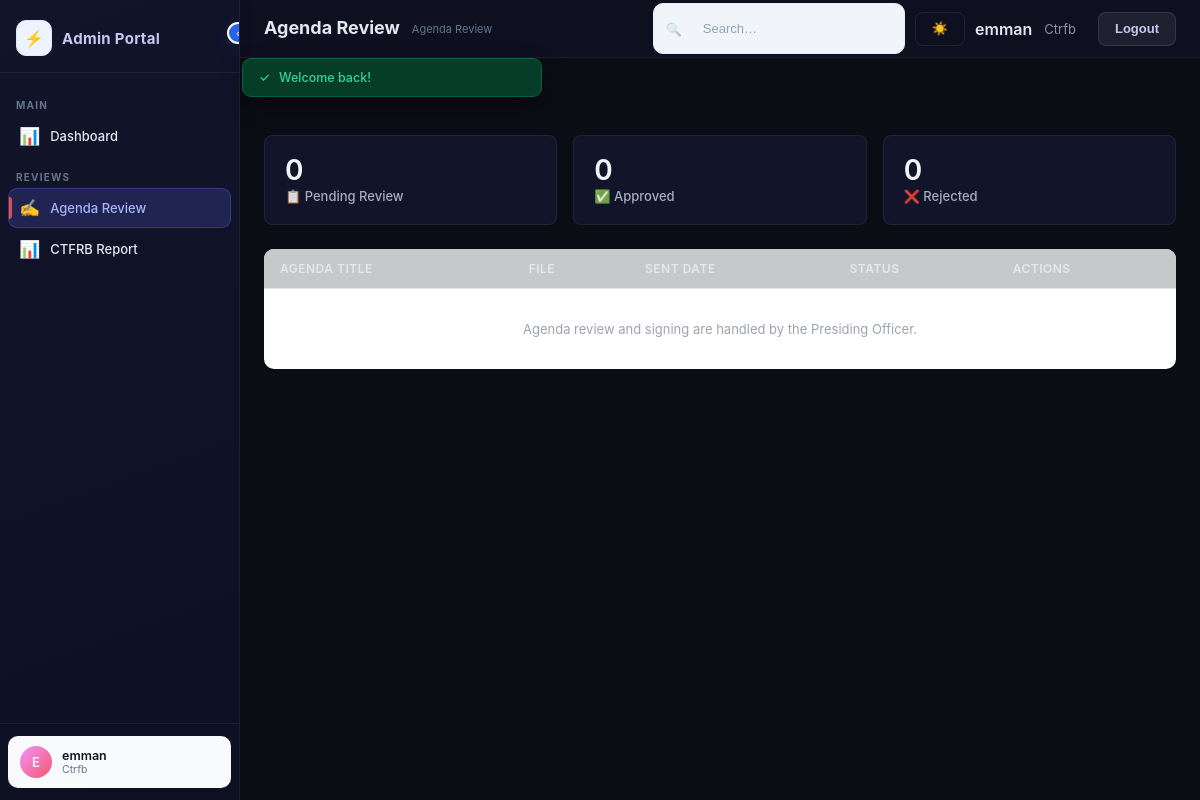
Screenshot of /index.php?page=ctrfb (signed in) with the database file from the repository.
### tables this page shows
CREATE TABLE `users` (
  `id` varchar(32) NOT NULL,
  `name` varchar(255) NOT NULL,
  `email` varchar(255) NOT NULL,
  `password` varchar(255) NOT NULL,
  `role` varchar(50) NOT NULL,
  `status` varchar(50) NOT NULL,
  `notes` text DEFAULT NULL,
  `created_at` datetime(6) NOT NULL,
  `notifications` text DEFAULT NULL,
  `is_council_member` tinyint(1) NOT NULL DEFAULT 0,
  `email_notifications_enabled` tinyint(1) NOT NULL DEFAULT 1
);

### app/views/layout.php (the view, shortened to what the rows shown need)
<?php
function esc($value): string
{
    return htmlspecialchars((string)$value, ENT_QUOTES, 'UTF-8');
}
?>
<!DOCTYPE html>
<html lang="en">
<head>
<link rel="stylesheet" href="public/assets/style.css?v=<?= (int)@filemtime(dirname(__DIR__, 2) . '/public/assets/style.css') ?>" />
</head>
<body data-page="<?= esc($page) ?>">
<div id="app">
  <div id="sidebar">
    <div class="sb-foot">
      <?php $__displayName = $currentUser['name'] ?? 'Guest'; $__displayRole = $currentUser['role'] ?? 'visitor'; ?>
      <div class="admin-card">
        <div class="avatar" style="background:linear-gradient(135deg,#f093fb,#f5576c)"><?= esc(mb_strtoupper(mb_substr($__displayName, 0, 1))) ?></div>
        <div class="admin-text">
          <div class="admin-name-txt"><?= esc($__displayName) ?></div>
          <div class="admin-role-txt"><?= esc(ucfirst($__displayRole)) ?></div>
        </div>
      </div>
    </div>
  </div>
  <div id="main">
    <div class="topbar">
      <div class="topbar-right">
        <?php if (!empty($currentUser)): ?>
          <div class="user-info" style="display:flex;align-items:center;gap:12px;margin-right:12px">
            <div class="user-name" style="font-weight:600"><?= esc($currentUser['name'] ?? 'User') ?></div>
            <div class="user-role" style="opacity:.6;font-size:13px"><?= esc(ucfirst($currentUser['role'] ?? 'user')) ?></div>
          </div>
          <form method="post" action="index.php" style="margin:0">
            <button type="submit" class="btn btn-secondary">Logout</button>
          </form>
      <?php endif; ?>
      </div>
    </div>
    <div id="content">
      <?php $viewPage = $page === 'legislative-audit-trail' ? 'legislative-ledger' : $page; include __DIR__ . '/' . $viewPage . '.php'; ?>
    </div>
  </div>
</div>
</body>
</html>

### app/views/ctrfb.php (shortened to what the rows shown need)
<?php
$userAgendas = ($currentUser['role'] ?? '') === 'presiding officer'
  ? array_filter($agendas ?? [], fn($a) => isAgendaRecipient($a, $currentUser['id'] ?? ''))
  : [];
?>
<div id="pg-ctrfb" class="page active">
  <div style="display:grid;grid-template-columns:1fr 1fr 1fr;gap:16px;margin-bottom:24px">
    <div class="stat-card">
      <div class="stat-val"><?= count(array_filter($userAgendas ?? [], fn($a) => ($a['approval_status'] ?? '') === 'sent_to_officer')) ?></div>
      <div class="stat-lbl">📋 Pending Review</div>
    </div>
    <div class="stat-card">
      <div class="stat-val"><?= count(array_filter($userAgendas ?? [], fn($a) => ($a['approval_status'] ?? '') === 'approved')) ?></div>
      <div class="stat-lbl">✅ Approved</div>
    </div>
    <div class="stat-card">
      <div class="stat-val"><?= count(array_filter($userAgendas ?? [], fn($a) => ($a['approval_status'] ?? '') === 'rejected')) ?></div>
      <div class="stat-lbl">❌ Rejected</div>
    </div>
  </div>
  <div class="table-container">
    <table>
      <thead>
        <tr>
          <th>Agenda Title</th>
          <th>File</th>
          <th>Sent Date</th>
          <th>Status</th>
          <th>Actions</th>
        </tr>
      </thead>
    </table>
  </div>
</div>

### rows the page displays
users: name "E", name "emman", role "Ctrfb", role "0"

### other values shown
$pageConfig['title'] "Agenda Review"
$flash['message'] "Welcome back!"
